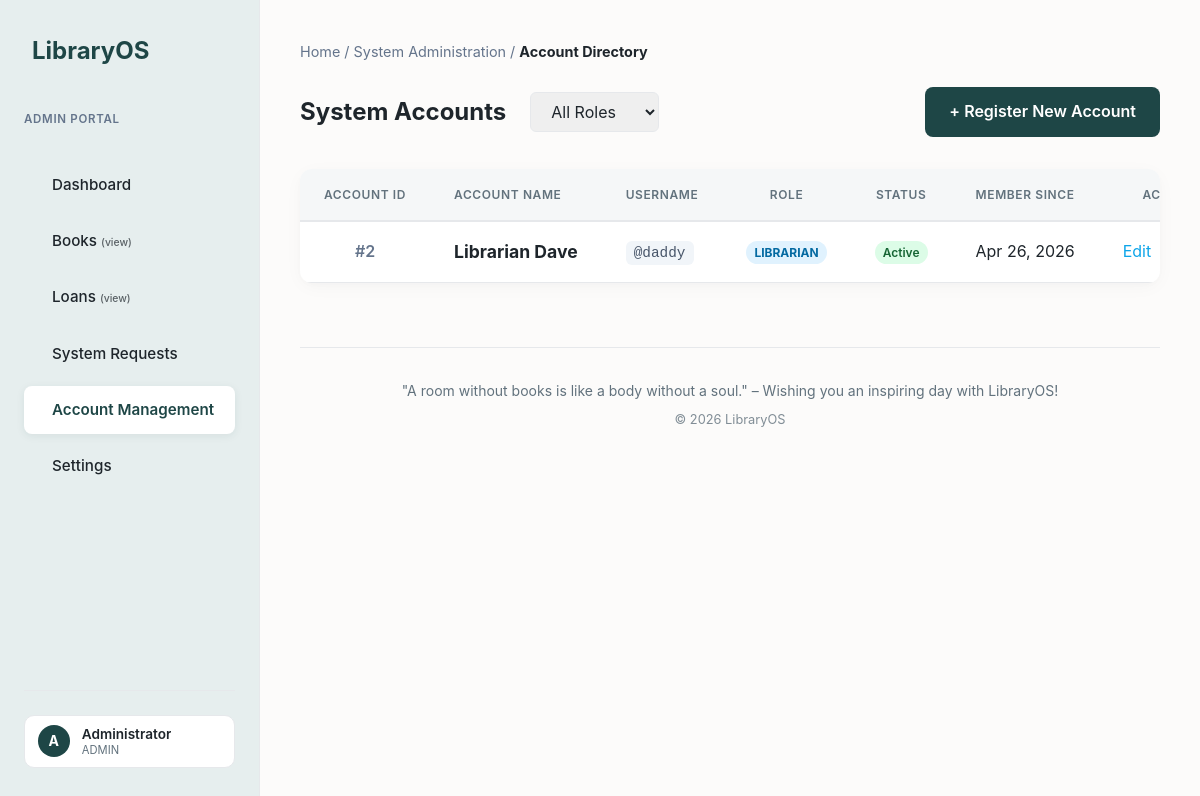
Page /account/accounts.php (signed in) on the earlier database version.
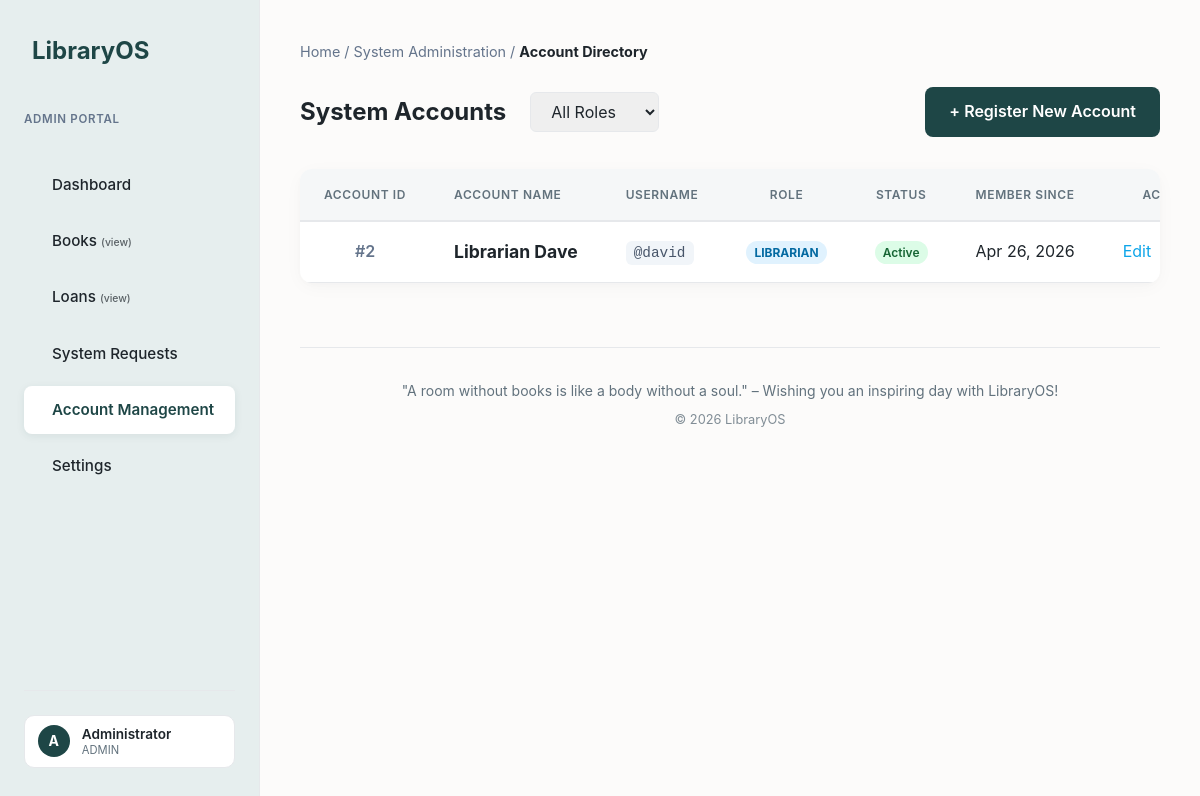
Same page on the later database version.
### tables this page shows
CREATE TABLE accounts (
    id         INT AUTO_INCREMENT PRIMARY KEY,
    username   VARCHAR(50)  NOT NULL UNIQUE,
    password   VARCHAR(255) NOT NULL,
    full_name  VARCHAR(100) NOT NULL,
    phone      VARCHAR(20)  UNIQUE,
    email      VARCHAR(100) UNIQUE,
    address    TEXT,
    dob        DATE,
    gender     ENUM('male', 'female', 'other') DEFAULT 'male',
    role_id    INT,
    status     ENUM('active', 'inactive') DEFAULT 'active',
    created_at TIMESTAMP DEFAULT CURRENT_TIMESTAMP,
    FOREIGN KEY (role_id) REFERENCES roles(id)
);

CREATE TABLE roles (
    id   INT AUTO_INCREMENT PRIMARY KEY,
    name VARCHAR(50) NOT NULL UNIQUE
);

### account/accounts.php (called while the page is built, shortened)
<?php
require_once '../env/config.php';
include '../inc/header.php';
$where_clause = "u.role_id != 1";
$staff_query = "
    SELECT u.*, r.name as role_name
    FROM accounts u
    JOIN roles r ON u.role_id = r.id
    WHERE $where_clause
    ORDER BY u.id ASC
";
$staff_result = mysqli_query($db_connect, $staff_query);
include 'views/accounts_display.php';
include '../inc/footer.php';

### account/views/accounts_display.php (the view, shortened to what this page needs)
<div class="breadcrumb" style="margin-bottom: 1.5rem; color: #64748b; font-size: 0.9rem;">
    Home / System Administration / <strong style="color: var(--text-color);">Account Directory</strong>
</div>
<div class="search-header" style="margin-bottom: 2rem; display: flex; justify-content: space-between; align-items: center;">
    <div style="display: flex; align-items: center; gap: 1.5rem;">
        <h1 style="font-size: 1.5rem; color: var(--text-color); margin: 0;">System Accounts</h1>
        <form action="" method="GET" style="display: flex; gap: 0.5rem; margin: 0;">
            <select name="role" class="input-field" style="padding: 0.5rem 1rem; border-radius: 6px; width: auto; font-family: 'Inter', sans-serif; border: 1px solid var(--border-color); outline: none;" onchange="this.form.submit()">
                <option value="0" <?php echo (!isset($_GET['role']) || $_GET['role'] == 0) ? 'selected' : ''; ?>>All Roles</option>
            </select>
        </form>
    </div>
    <a href="account_add.php" class="btn btn-primary">+ Register New Account</a>
</div>
<div class="table-container">
    <table class="datatable">
        <thead>
            <tr>
                <th width="80" style="text-align: center;">Account ID</th>
                <th style="text-align: left;">Account Name</th>
                <th style="text-align: left;">Username</th>
                <th>Role</th>
                <th>Status</th>
                <th>Member Since</th>
                <th style="text-align: center;">Actions</th>
            </tr>
        </thead>
        <tbody>
            <?php if (mysqli_num_rows($staff_result) == 0): ?>
                <tr><td colspan="7" align="center" style="padding: 3rem; color: #64748b;">No account records found.</td></tr>
            <?php else: ?>
                <?php while ($staff = mysqli_fetch_assoc($staff_result)): ?>
                    <tr>
                        <td align="center" style="font-weight: 600; color: #64748b;">
                            #<?php echo $staff['id']; ?>
                        </td>
                        <td>
                            <strong style="font-size: 1.1rem; color: var(--text-color);"><?php echo htmlspecialchars($staff['full_name']); ?></strong>
                        </td>
                        <td>
                            <code style="background: #f1f5f9; color: #475569; padding: 0.25rem 0.5rem; border-radius: 6px; font-size: 0.9rem;">
                                @<?php echo htmlspecialchars($staff['username']); ?>
                            </code>
                        </td>
                        <td align="center">
                            <span class="badge" style="background: #e0f2fe; color: #0369a1; font-weight: 700; text-transform: uppercase;">
                                <?php echo htmlspecialchars($staff['role_name']); ?>
                            </span>
                        </td>
                        <td align="center">
                            <span class="badge" style="background: <?php echo $staff['status'] == 'active' ? '#dcfce7' : '#f1f5f9'; ?>; color: <?php echo $staff['status'] == 'active' ? '#166534' : '#475569'; ?>;">
                                <?php echo ucfirst($staff['status']); ?>
                            </span>
                        </td>
                        <td align="center"><?php echo date('M d, Y', strtotime($staff['created_at'])); ?></td>
                        <td align="center">
                            <div class="action-buttons-group">
                                <a href="account_add.php?id=<?php echo $staff['id']; ?>" style="color: #0ea5e9; text-decoration: none;">Edit</a>
                            </div>
                        </td>
                    </tr>
                <?php endwhile; ?>
            <?php endif; ?>
        </tbody>
    </table>
</div>

### inc/header.php (shortened to what this page needs)
<?php
$current_page = basename($_SERVER['PHP_SELF']);
?>
<!DOCTYPE html>
<html lang="en">
<head>
    <link rel="stylesheet" href="<?php echo BASE_URL; ?>css/style.css?v=1.6">
</head>
<body>
    <header>
        <div class="nav-container">
            <?php if (isset($_SESSION['role_id']) && $_SESSION['role_id'] == 3): ?>
                <a href="<?php echo BASE_URL; ?>dashboard/reader-dashboard.php" class="logo">LibraryOS</a>
                <span style="font-size: 0.72rem; color: #64748b; font-weight: 600; text-transform: uppercase; letter-spacing: 0.06em; margin-bottom: 2rem; display: block;">Reader Portal</span>
            <?php elseif (isset($_SESSION['role_id']) && $_SESSION['role_id'] == 1): ?>
                <a href="<?php echo BASE_URL; ?>dashboard/admin-dashboard.php" class="logo">LibraryOS</a>
                <span style="font-size: 0.72rem; color: #64748b; font-weight: 600; text-transform: uppercase; letter-spacing: 0.06em; margin-bottom: 2rem; display: block;">Admin Portal</span>
            <?php elseif (isset($_SESSION['role_id']) && $_SESSION['role_id'] == 2): ?>
                <a href="<?php echo BASE_URL; ?>dashboard/librarian-dashboard.php" class="logo">LibraryOS</a>
                <span style="font-size: 0.72rem; color: #64748b; font-weight: 600; text-transform: uppercase; letter-spacing: 0.06em; margin-bottom: 2rem; display: block;">Librarian Portal</span>
            <?php else: ?>
                <a href="<?php echo BASE_URL; ?>index.php" class="logo">LibraryOS</a>
            <?php endif; ?>
            <nav>
                <?php if (isset($_SESSION['role_id']) && $_SESSION['role_id'] == 3): ?>
                <ul>
                    <li><a href="<?php echo BASE_URL; ?>dashboard/reader-dashboard.php" class="<?php echo ($current_page == 'reader-dashboard.php' || $current_page == 'dashboard.php') ? 'active' : ''; ?>">My Dashboard</a></li>
                    <li><a href="<?php echo BASE_URL; ?>reader/book.php" class="<?php echo ($current_page == 'book.php') ? 'active' : ''; ?>">Browse Books</a></li>
                    <li><a href="<?php echo BASE_URL; ?>reader/my_loans.php" class="<?php echo ($current_page == 'my_loans.php') ? 'active' : ''; ?>">My Loans</a></li>
                    <li><a href="<?php echo BASE_URL; ?>reader/profile.php" class="<?php echo ($current_page == 'profile.php') ? 'active' : ''; ?>">My Profile</a></li>
                </ul>
                <?php elseif (isset($_SESSION['role_id']) && $_SESSION['role_id'] == 1): ?>
                <ul>
                    <li><a href="<?php echo BASE_URL; ?>dashboard/admin-dashboard.php" class="<?php echo in_array($current_page, ['admin-dashboard.php', 'dashboard.php']) ? 'active' : ''; ?>">Dashboard</a></li>
                    <li><a href="<?php echo BASE_URL; ?>book/books.php" class="<?php echo ($current_page == 'books.php' || strpos($current_page, 'book') !== false) ? 'active' : ''; ?>">Books <span style="font-size:0.65rem;opacity:0.7;">(view)</span></a></li>
                    <li><a href="<?php echo BASE_URL; ?>loan/loans.php" class="<?php echo ($current_page == 'loans.php' || $current_page == 'loan_detail.php') ? 'active' : ''; ?>">Loans <span style="font-size:0.65rem;opacity:0.7;">(view)</span></a></li>
                    <li><a href="<?php echo BASE_URL; ?>request_management/requests.php" class="<?php echo ($current_page == 'requests.php') ? 'active' : ''; ?>">
                        System Requests
                    </a></li>
                    <li><a href="<?php echo BASE_URL; ?>account/accounts.php" class="<?php echo ($current_page == 'accounts.php' || strpos($current_page, 'account') !== false) ? 'active' : ''; ?>">Account Management</a></li>
                    <li><a href="<?php echo BASE_URL; ?>system/settings.php" class="<?php echo ($current_page == 'settings.php') ? 'active' : ''; ?>">Settings</a></li>
                </ul>
                <?php endif; ?>
                <div class="nav-right">
                    <?php if (isset($_SESSION['account_id'])): ?>
                        <div class="user-info" id="userAccountBtn">
                            <div class="user-avatar">
                                <?php echo strtoupper(substr($_SESSION['full_name'], 0, 1)); ?>
                            </div>
                            <div class="user-details">
                                <span class="user-name"><?php echo htmlspecialchars($_SESSION['full_name'], ENT_QUOTES, 'UTF-8'); ?></span>
                            <span class="user-role"><?php echo htmlspecialchars($_SESSION['role_name'], ENT_QUOTES, 'UTF-8'); ?></span>
                            </div>
                        </div>
                    <?php else: ?>
                        <a href="<?php echo BASE_URL; ?>authen/login.php" class="btn btn-primary" style="font-size: 0.85rem; padding: 0.6rem 1rem; width: 100%; text-align: center;">Login</a>
                    <?php endif; ?>
                </div>
            </nav>
        </div>
    </header>
    <div class="container">

### inc/footer.php
<footer style="text-align: center; padding: 2rem 0; color: var(--text-muted); font-size: 0.875rem; border-top: 1px solid var(--border-color); margin-top: 4rem;">
        <p style="margin: 0 0 0.5rem 0;">"A room without books is like a body without a soul." – Wishing you an inspiring day with LibraryOS!</p>
        <p style="margin: 0; font-size: 0.8rem; opacity: 0.8;">&copy; <?php echo date('Y'); ?> LibraryOS</p>
    </footer>
    </div> </body>
</html>

Differences in the rows shown:
changed accounts "Librarian Dave": username "daddy" → "david"
